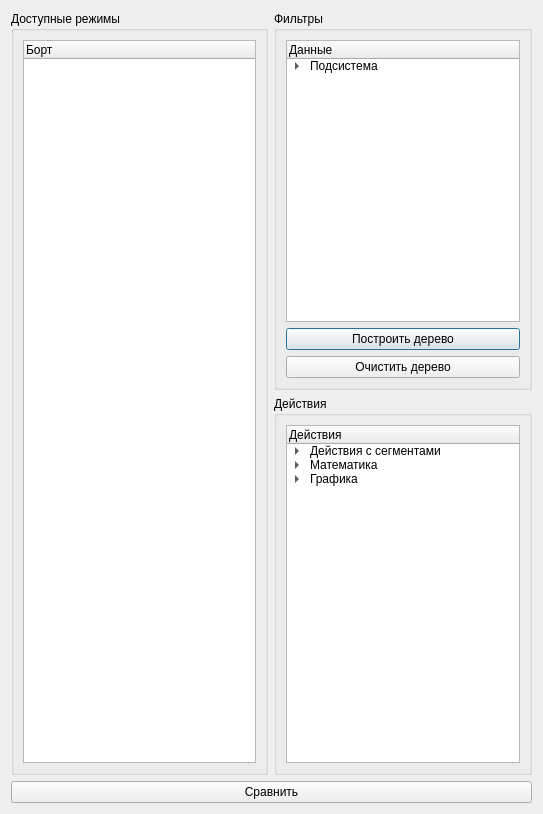
<?xml version="1.0" encoding="UTF-8"?>
<ui version="4.0">
 <class>CompareWindow</class>
 <widget class="QDialog" name="CompareWindow">
  <property name="geometry">
   <rect>
    <x>0</x>
    <y>0</y>
    <width>543</width>
    <height>814</height>
   </rect>
  </property>
  <property name="sizePolicy">
   <sizepolicy hsizetype="Preferred" vsizetype="Maximum">
    <horstretch>0</horstretch>
    <verstretch>0</verstretch>
   </sizepolicy>
  </property>
  <property name="windowTitle">
   <string>Dialog</string>
  </property>
  <layout class="QGridLayout" name="gridLayout">
   <item row="0" column="0" rowspan="2">
    <widget class="QGroupBox" name="gb_modes">
     <property name="sizePolicy">
      <sizepolicy hsizetype="Expanding" vsizetype="Expanding">
       <horstretch>0</horstretch>
       <verstretch>0</verstretch>
      </sizepolicy>
     </property>
     <property name="title">
      <string>Доступные режимы</string>
     </property>
     <layout class="QVBoxLayout" name="verticalLayout_2">
      <item>
       <widget class="QTreeWidget" name="tw_modes">
        <property name="editTriggers">
         <set>QAbstractItemView::DoubleClicked|QAbstractItemView::SelectedClicked</set>
        </property>
        <property name="alternatingRowColors">
         <bool>true</bool>
        </property>
        <property name="selectionMode">
         <enum>QAbstractItemView::ExtendedSelection</enum>
        </property>
        <property name="selectionBehavior">
         <enum>QAbstractItemView::SelectItems</enum>
        </property>
        <property name="animated">
         <bool>true</bool>
        </property>
        <column>
         <property name="text">
          <string>Борт</string>
         </property>
        </column>
       </widget>
      </item>
     </layout>
    </widget>
   </item>
   <item row="0" column="1">
    <widget class="QGroupBox" name="gb_Filters">
     <property name="sizePolicy">
      <sizepolicy hsizetype="Expanding" vsizetype="Expanding">
       <horstretch>0</horstretch>
       <verstretch>0</verstretch>
      </sizepolicy>
     </property>
     <property name="title">
      <string>Фильтры</string>
     </property>
     <layout class="QVBoxLayout" name="verticalLayout_3">
      <item>
       <widget class="QTreeWidget" name="tw_filters">
        <property name="sizePolicy">
         <sizepolicy hsizetype="Expanding" vsizetype="Expanding">
          <horstretch>0</horstretch>
          <verstretch>0</verstretch>
         </sizepolicy>
        </property>
        <property name="editTriggers">
         <set>QAbstractItemView::DoubleClicked|QAbstractItemView::SelectedClicked</set>
        </property>
        <property name="alternatingRowColors">
         <bool>true</bool>
        </property>
        <property name="selectionMode">
         <enum>QAbstractItemView::ExtendedSelection</enum>
        </property>
        <property name="selectionBehavior">
         <enum>QAbstractItemView::SelectItems</enum>
        </property>
        <property name="animated">
         <bool>true</bool>
        </property>
        <column>
         <property name="text">
          <string>Данные</string>
         </property>
        </column>
        <item>
         <property name="text">
          <string>Подсистема</string>
         </property>
         <item>
          <property name="text">
           <string>Вибрация</string>
          </property>
         </item>
         <item>
          <property name="text">
           <string>Деформация</string>
          </property>
         </item>
        </item>
       </widget>
      </item>
      <item>
       <widget class="QPushButton" name="pb_buildTree">
        <property name="text">
         <string>Построить дерево</string>
        </property>
       </widget>
      </item>
      <item>
       <widget class="QPushButton" name="pb_clearTree">
        <property name="text">
         <string>Очистить дерево</string>
        </property>
       </widget>
      </item>
     </layout>
    </widget>
   </item>
   <item row="1" column="1">
    <widget class="QGroupBox" name="gp_actions">
     <property name="sizePolicy">
      <sizepolicy hsizetype="Expanding" vsizetype="Expanding">
       <horstretch>0</horstretch>
       <verstretch>0</verstretch>
      </sizepolicy>
     </property>
     <property name="title">
      <string>Действия</string>
     </property>
     <layout class="QVBoxLayout" name="verticalLayout">
      <item>
       <widget class="QTreeWidget" name="tw_actions">
        <property name="editTriggers">
         <set>QAbstractItemView::DoubleClicked|QAbstractItemView::SelectedClicked</set>
        </property>
        <property name="selectionBehavior">
         <enum>QAbstractItemView::SelectItems</enum>
        </property>
        <column>
         <property name="text">
          <string>Действия</string>
         </property>
        </column>
        <item>
         <property name="text">
          <string>Действия с сегментами</string>
         </property>
         <item>
          <property name="text">
           <string>Осреднять</string>
          </property>
         </item>
         <item>
          <property name="text">
           <string>Строить независимо</string>
          </property>
         </item>
         <item>
          <property name="text">
           <string>Суммировать</string>
          </property>
         </item>
        </item>
        <item>
         <property name="text">
          <string>Математика</string>
         </property>
         <item>
          <property name="text">
           <string>Проссумировать данные для группы</string>
          </property>
         </item>
         <item>
          <property name="text">
           <string>График средних значений </string>
          </property>
         </item>
        </item>
        <item>
         <property name="text">
          <string>Графика</string>
         </property>
         <item>
          <property name="text">
           <string>Построить гистограммы</string>
          </property>
         </item>
        </item>
       </widget>
      </item>
     </layout>
    </widget>
   </item>
   <item row="3" column="0" colspan="2">
    <widget class="QPushButton" name="pb_compare">
     <property name="text">
      <string>Сравнить</string>
     </property>
    </widget>
   </item>
  </layout>
 </widget>
 <resources/>
 <connections/>
</ui>
